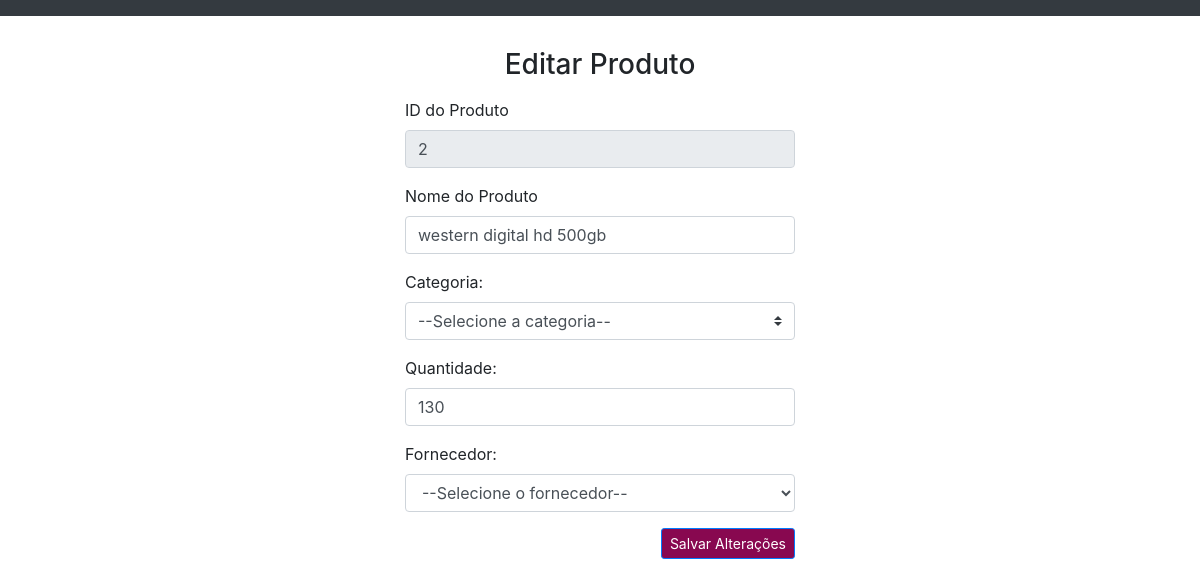
/produtos/editar_produto.php?id=2, run on the app's committed database.
### tables this page shows
CREATE TABLE `produto` (
  `id` int(11) NOT NULL AUTO_INCREMENT,
  `nomeProduto` varchar(200) NOT NULL,
  `categoria` varchar(45) NOT NULL,
  `quantidade` int(11) NOT NULL,
  `fornecedor` varchar(45) NOT NULL,
  PRIMARY KEY (`id`)
);

### produtos/editar_produto.php (the view, shortened to what this page needs)
<?php
include '../conexao_db/conexao.php';
$id = $_GET['id'];
?>
<!DOCTYPE html>
<html>
<head>
	<link rel="stylesheet" href="https://stackpath.bootstrapcdn.com/bootstrap/4.4.1/css/bootstrap.min.css">
	<link rel="stylesheet" type="text/css" href="../css/style.css">
</head>
<body>
	<nav class="navbar navbar-dark bg-dark">
	</nav>
	<div class="container" id="container">
		<h3 class="text-center">Editar Produto</h3>
		<form action="_atualizar_produto.php" method="post">
		<?php
				$query = "SELECT * FROM curso_udemy.produto WHERE id = $id;";
				$search = mysqli_query($conexao,$query);
				  while ($credenciais = mysqli_fetch_array($search)) {
				  	$idproduto = $credenciais['id'];
				  	$nomeproduto = $credenciais['nomeProduto'];
				  	$qtd = $credenciais['quantidade'];
		?>
		  <div class="form-group">
		  	<label>ID do Produto </label>
		  	<input type="number" class="form-control" name="idproduto" value="<?php echo $idproduto; ?>" disabled="">
		  </div>
		  <div class="form-group">
		  	<label>Nome do Produto</label>
		  	<input type="text" class="form-control" name="nomeProduto" value="<?php echo $nomeproduto; ?>">
		  </div>
		  <div class="form-group">
		  	<label>Categoria:</label>
			    <select class="custom-select" name="categoria" >
			      <option>--Selecione a categoria--</option>
			    </select>
		  </div>
		  <div class="form-group">
		  	<label>Quantidade:</label>
		  	<input type="number" class="form-control" name="qtdProduto" required="" value="<?php echo $qtd; ?>">
		  </div>
		  <div class="form-group">
		  	<label>Fornecedor:</label>
		  	<select class="form-control" name="fornecedor" >
		  		<option>--Selecione o fornecedor--</option>
		  	</select>
		  </div>
		  <div class="form-group" id="divbotao">
		  	<button type="submit" class="btn btn-primary btn-sm" id="botao">Salvar Alterações</button>
		  </div>
		 <?php } ?>
		</form>
	</div>
</body>
</html>

### css/style.css (style rules this page uses)
#container { margin: auto; margin-top: 2em; width: 35%; }
.form-group { margin-top: 1em; }
#divbotao { text-align: right; }
#botao { background-color: #880850; color: #ffff; }

### data on the page
produto: idproduto "2", nomeProduto "western digital hd 500gb", qtdProduto "130"
